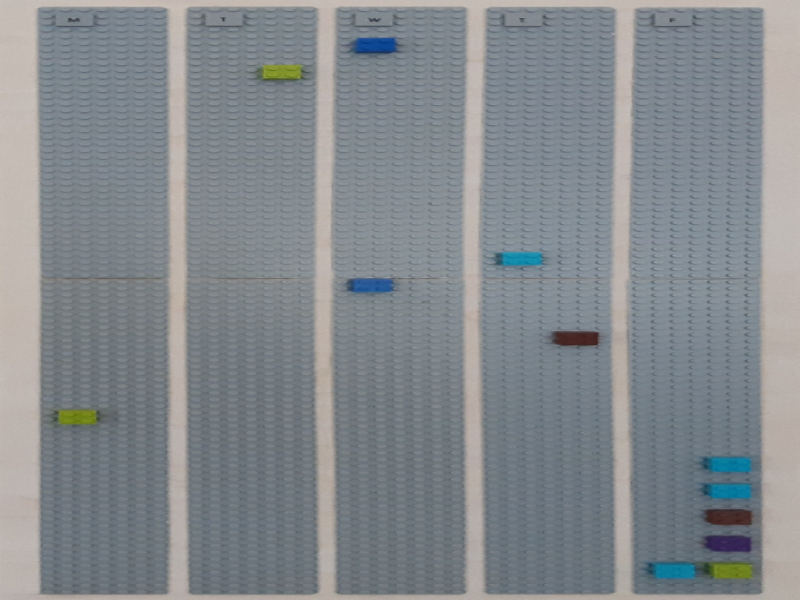
#> input picture Scanned/myImage1.jpg, 1599 x 1200 px (shown at 1/2 size)
$ python niceoutput.py
#> lines starting #> are read from the running program, lines starting #| are printed output that depends on the picture; after the words box and inside, x2 and y2 are one past the last pixel; in counts of white or black regions, pixels touching at a corner belong together
### utlis.py
##### Utlis ######
### from computer vision zone ####

import cv2
import numpy as np

#from colormath.color_objects import sRGBColor, LabColor
#from colormath.color_conversions import convert_color
#from colormath.color_diff import delta_e_cie2000

## TO STACK ALL THE IMAGES IN ONE WINDOW
# [35 lines left out: function stackImages, not called in this run]

# Reorder points for rectangles
def reorder(myPoints):

    myPoints = myPoints.reshape((4, 2))
    myPointsNew = np.zeros((4, 1, 2), dtype=np.int32)
    add = myPoints.sum(1)

    myPointsNew[0] = myPoints[np.argmin(add)]
    myPointsNew[3] = myPoints[np.argmax(add)]
    diff = np.diff(myPoints, axis=1)
    myPointsNew[1] = myPoints[np.argmin(diff)]
    myPointsNew[2] = myPoints[np.argmax(diff)]

    return myPointsNew

# Find largest contour
def biggestContour(contours):
    biggest = np.array([])
    max_area = 0
    for i in contours:
        area = cv2.contourArea(i)
        if area > 5000:
            peri = cv2.arcLength(i, True)
            approx = cv2.approxPolyDP(i, 0.02 * peri, True)
            if area > max_area and len(approx) == 4:
                biggest = approx
                max_area = area
    return biggest,max_area

def drawRectangle(img,biggest,thickness):
    cv2.line(img, (biggest[0][0][0], biggest[0][0][1]), (biggest[1][0][0], biggest[1][0][1]), (0, 255, 0), thickness)
    cv2.line(img, (biggest[0][0][0], biggest[0][0][1]), (biggest[2][0][0], biggest[2][0][1]), (0, 255, 0), thickness)
    cv2.line(img, (biggest[3][0][0], biggest[3][0][1]), (biggest[2][0][0], biggest[2][0][1]), (0, 255, 0), thickness)
    cv2.line(img, (biggest[3][0][0], biggest[3][0][1]), (biggest[1][0][0], biggest[1][0][1]), (0, 255, 0), thickness)

    return img

def nothing(x):
    pass

# [22 lines left out: functions initializeTrackbars, valTrackbars, colordifference, not called in this run]


### niceoutput.py
#### Code to warp an image
### from computervisionzone

import cv2
import numpy as np
from utils.colorutils import get_dominant_color
#from colorutils import Color
import utlis as utlis

###############################################################

pathImage = "Scanned/myImage1.jpg"
#cap = cv2.VideoCapture(0)
#cap.set(10,160)
heightImg = 1200
widthImg  = 1599
thres = 20,70
########################################################################

if 0 ==0:

    img = cv2.imread(pathImage)
#> img is the input picture: shape (1200, 1599, 3); mean B, G, R 141.7, 137.2, 131.7
    #img = cv2.resize(img, (widthImg, heightImg)) # RESIZE IMAGE
    imgBlank = np.zeros((heightImg,widthImg, 3), np.uint8) # CREATE A BLANK IMAGE FOR TESTING DEBUGING IF REQUIRED
    imgGray = cv2.cvtColor(img, cv2.COLOR_BGR2GRAY) # CONVERT IMAGE TO GRAY SCALE
    imgBlur = cv2.GaussianBlur(imgGray, (5, 5), 1) # ADD GAUSSIAN BLUR
    # thres=utlis.valTrackbars() # GET TRACK BAR VALUES FOR THRESHOLDS
    imgThreshold = cv2.Canny(imgBlur,thres[0],thres[1]) # APPLY CANNY BLUR
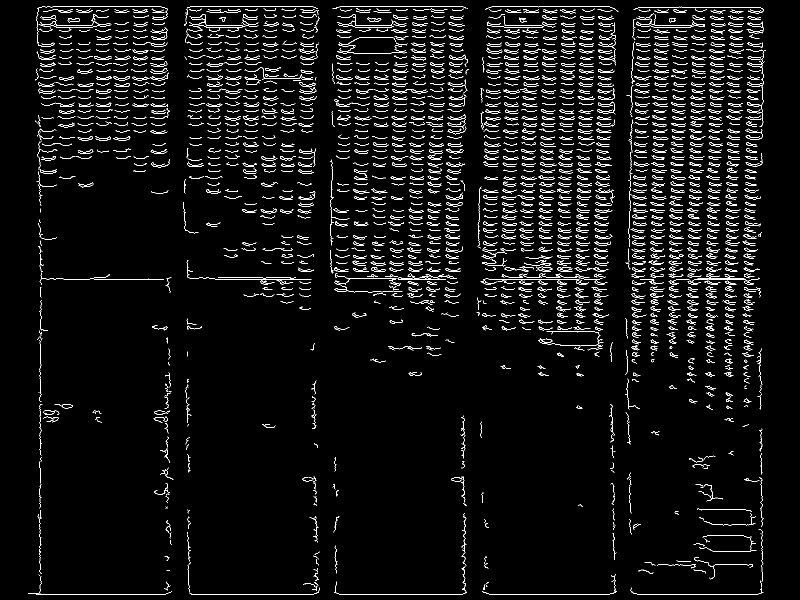
#> imgThreshold: shape (1200, 1599) (shown at 1/2 size); 4.4% white in thin lines or dots
    kernel = np.ones((5, 5))
    imgDial = cv2.dilate(imgThreshold, kernel, iterations=2) # APPLY DILATION
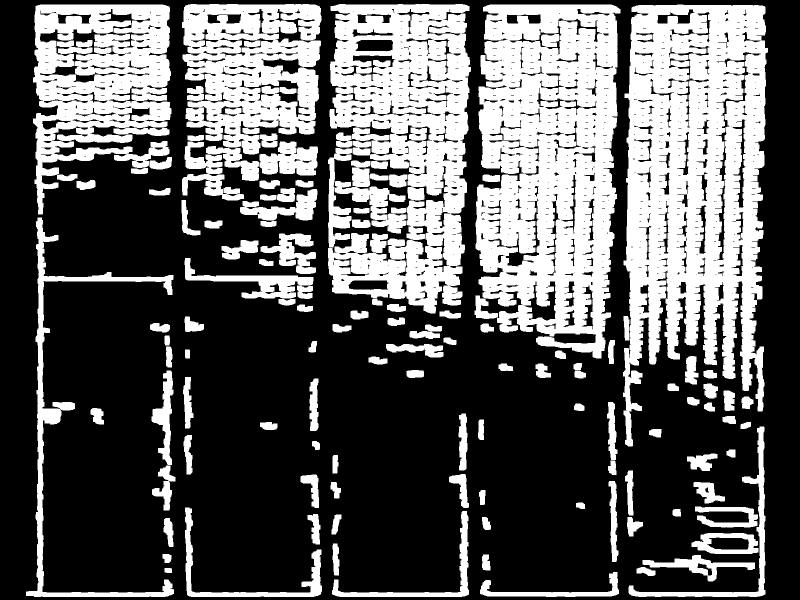
#> imgDial: shape (1200, 1599) (shown at 1/2 size); 37% white; 123 white regions, largest, box (x1, y1, x2, y2) and area: (1246, 9, 1536, 893) 167789, (949, 9, 1241, 717) 153878, (656, 8, 942, 627) 111565
    imgThreshold = cv2.erode(imgDial, kernel, iterations=1)  # APPLY EROSION
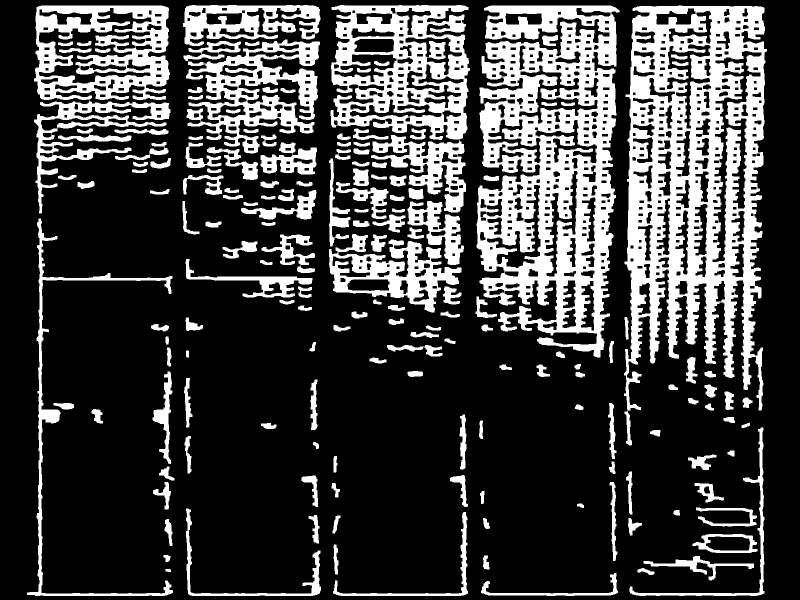
#> imgThreshold: shape (1200, 1599) (shown at 1/2 size); 25.9% white; 168 white regions

    ## FIND ALL COUNTOURS
    imgContours = img.copy() # COPY IMAGE FOR DISPLAY PURPOSES
    imgBigContour = img.copy() # COPY IMAGE FOR DISPLAY PURPOSES
    contours, hierarchy = cv2.findContours(imgThreshold, cv2.RETR_EXTERNAL, cv2.CHAIN_APPROX_SIMPLE) # FIND ALL CONTOURS
#> contours = 157 contours; largest, box (x1, y1, x2, y2) and area: (1248, 11, 1534, 891) 166950, (953, 11, 1239, 715) 149950, (661, 10, 940, 425) 72239, (68, 11, 341, 427) 58906, (372, 79, 640, 307) 28680
    cv2.drawContours(imgContours, contours, -1, (0, 255, 0), 10) # DRAW ALL DETECTED CONTOURS
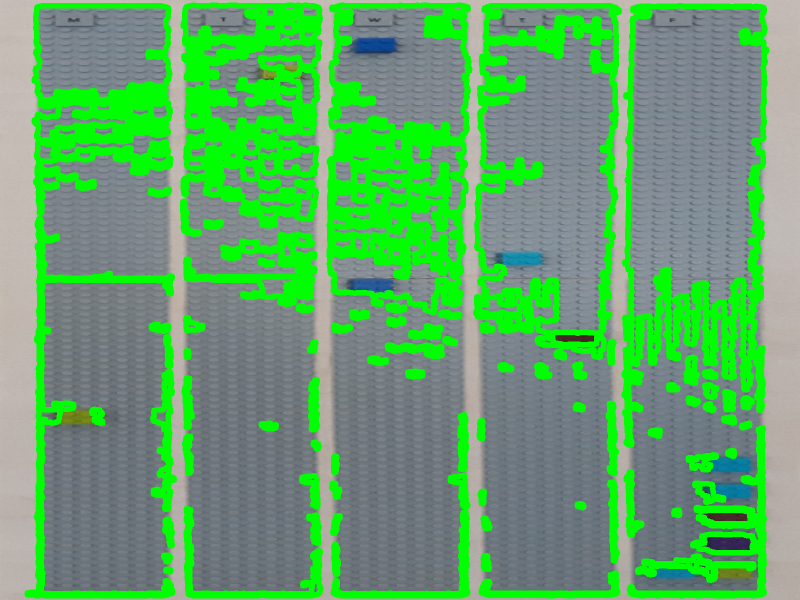
#> imgContours: shape (1200, 1599, 3) (shown at 1/2 size); mean B, G, R 106.2, 166.8, 98.5


    # FIND THE BIGGEST COUNTOUR
    biggest, maxArea = utlis.biggestContour(contours) # FIND THE BIGGEST CONTOUR
#> the loop in biggestContour, `for i in contours:` made 157 passes
#> (area, peri) on passes 92, 97, 102, 151, 153, 154, 155, 156, 157: (20119, 1701), (8416, 3057.6), (6180, 766.5), (28680.5, 3389.5), (166949.5, 6326.8), (149950.5, 5664.2), (58906, 4047), (72239, 3907.4), (13888, 1538.4)
#> area on passes 1 to 6: 1589.5, 45, 195, 1878, 226.5, 115
#> after the loop in biggestContour, `for i in contours:`: biggest = empty array; max_area = 0
#> biggest = empty array; maxArea = 0

    biggest = np.array([[[10, 48]],[[102, 48]],[[10, 82]],[[102, 82]]])
    if biggest.size != 0:
        biggest=utlis.reorder(biggest)
        cv2.drawContours(imgBigContour, biggest, -1, (0, 255, 0), 20) # DRAW THE BIGGEST CONTOUR
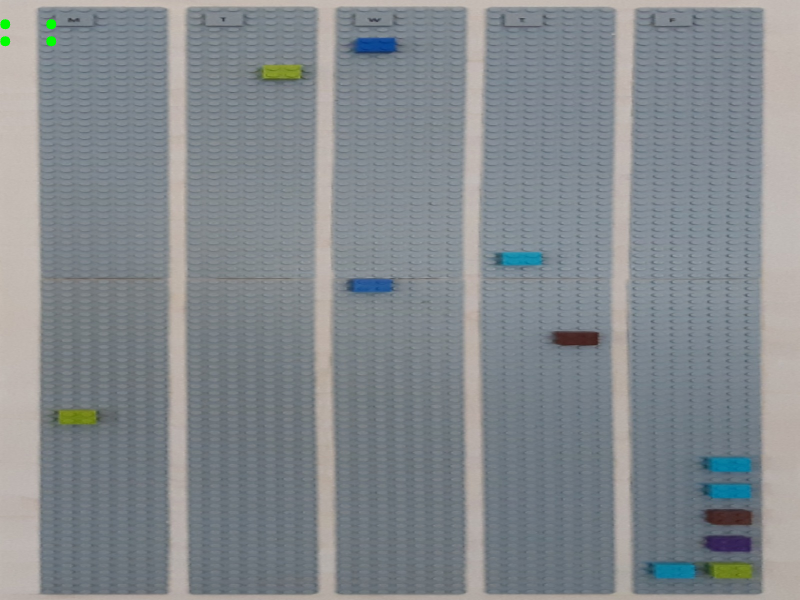
#> imgBigContour: shape (1200, 1599, 3) (shown at 1/2 size); 0.07% of pixels changed, all inside (x1, y1, x2, y2) = (0, 38, 113, 93)
        imgBigContour = utlis.drawRectangle(imgBigContour,biggest,2)
#> in drawRectangle, `cv2.line(img, (biggest[0][0][0], biggest[0][0][1]), (biggest[2][0][0],..`: img: shape (1200, 1599, 3); mean B, G, R 141.6, 137.3, 131.6
#> in drawRectangle, `cv2.line(img, (biggest[3][0][0], biggest[3][0][1]), (biggest[2][0][0],..`: img: shape (1200, 1599, 3); mean B, G, R 141.6, 137.3, 131.5
#> in drawRectangle, `cv2.line(img, (biggest[3][0][0], biggest[3][0][1]), (biggest[1][0][0],..`: img: shape (1200, 1599, 3); mean B, G, R 141.6, 137.3, 131.5
        pts1 = np.float32(biggest) # PREPARE POINTS FOR WARP
        pts2 = np.float32([[0, 0],[widthImg, 0], [0, heightImg],[widthImg, heightImg]]) # PREPARE POINTS FOR WARP
        matrix = cv2.getPerspectiveTransform(pts1, pts2)
        imgWarpColored = cv2.warpPerspective(img, matrix, (widthImg, heightImg))
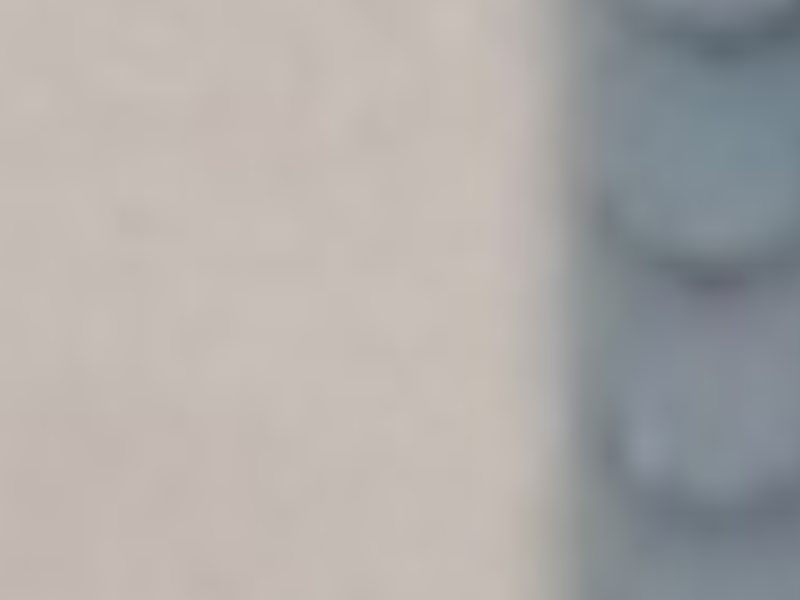
#> imgWarpColored: shape (1200, 1599, 3) (shown at 1/2 size); mean B, G, R 168.3, 170.7, 174.3

        #REMOVE 20 PIXELS FORM EACH SIDE
        imgWarpColored=imgWarpColored[20:imgWarpColored.shape[0] - 20, 20:imgWarpColored.shape[1] - 20]
#> imgWarpColored: shape (1160, 1559, 3)
        imgWarpColored = cv2.resize(imgWarpColored,(widthImg,heightImg))
#> imgWarpColored: shape (1200, 1599, 3)

        # APPLY ADAPTIVE THRESHOLD
        imgWarpGray = cv2.cvtColor(imgWarpColored,cv2.COLOR_BGR2GRAY)
        imgAdaptiveThre= cv2.adaptiveThreshold(imgWarpGray, 255, 1, 1, 7, 2)
#> imgAdaptiveThre: shape (1200, 1599); every value is 0
        imgAdaptiveThre = cv2.bitwise_not(imgAdaptiveThre)
#> imgAdaptiveThre: shape (1200, 1599); every value is 255
        imgAdaptiveThre=cv2.medianBlur(imgAdaptiveThre,3)

        # Image Array for Display
        imageArray = ([img,imgGray,imgThreshold,imgContours],
                      [imgBigContour,imgWarpColored, imgWarpGray,imgAdaptiveThre])

    else:
        imageArray = ([img,imgGray,imgThreshold,imgContours],
                      [imgBlank, imgBlank, imgBlank, imgBlank])

    xcoordinatecol1 = 10.0 / 1599.0 * widthImg
    blockwidth = 95.0 / 1599.0 * widthImg
    blockwidthsep = 30.0 / 1599.0 * widthImg
    blocksepcol = 109.0 / 1599.0 * widthImg
    ycoordinaterow1 = 47.5 / 1200.0 * heightImg
    blockheight = 35.0 / 1200.0 * heightImg
    blockheightsep = 24.0 / 1200.0 * heightImg

    blockrightone = np.array([[[blockwidthsep + blockwidth, 0]],[[blockwidthsep + blockwidth, 0]],[[blockwidthsep + blockwidth, 0]],[[blockwidthsep + blockwidth, 0]]])
    blockjumpcolumn = np.array([[[blockwidth + blocksepcol, 0]],[[blockwidth + blocksepcol, 0]],[[blockwidth + blocksepcol, 0]],[[blockwidth + blocksepcol, 0]]])
    blockdownone = np.array([[[0, blockheight + blockheightsep]],[[0, blockheight + blockheightsep]],[[0, blockheight + blockheightsep]],[[0, blockheight + blockheightsep]]])

    rowdownone = []
    for i in [1,2,3,4,5,6,7,8,9,10]:
        rowdownone.append(blockdownone)

    rowdownone = np.array(rowdownone)

    firstrowcoordinates = np.zeros(10)
    firstrowcoordinates = [blockdownone,blockdownone,blockdownone,blockdownone,blockdownone,blockdownone,blockdownone,blockdownone,blockdownone,blockdownone]
    for i in [0,2,4,6,8]:
        firstrowcoordinates[i] = [[[xcoordinatecol1, ycoordinaterow1]],[[xcoordinatecol1 + blockwidth, ycoordinaterow1]],[[xcoordinatecol1, ycoordinaterow1 + blockheight]],[[xcoordinatecol1 + blockwidth, ycoordinaterow1 + blockheight]]] + 0.5* i * blockrightone + 0.5 * i * blockjumpcolumn

    for i in [1,3,5,7,9]:
        firstrowcoordinates[i] = firstrowcoordinates[i-1] + blockrightone

    firstrowcoordinates = np.array(firstrowcoordinates)

    coordinategrid = []

    for i in range(0,20,1):
        coordinategrid.append(firstrowcoordinates + i * rowdownone)

    coordinategrid = np.round(np.array(coordinategrid)).astype(int)

    for i in range(0,20,1):
        for k in range(0,10,1):
            imgBigContour = utlis.drawRectangle(imgBigContour,np.array(coordinategrid[i][k]),2)
            biggest = np.array(coordinategrid[i][k])
            pts1 = np.float32(biggest) # PREPARE POINTS FOR WARP
            pts2 = np.float32([[0, 0],[widthImg, 0], [0, heightImg],[widthImg, heightImg]]) # PREPARE POINTS FOR WARP
            matrix = cv2.getPerspectiveTransform(pts1, pts2)
            imgWarpColored = cv2.warpPerspective(img, matrix, (widthImg, heightImg))
            imgWarpColored = imgWarpColored[20:imgWarpColored.shape[0] - 20, 20:imgWarpColored.shape[1] - 20]
            imgWarpColored = cv2.resize(imgWarpColored,(50,50))

            hsv_image = cv2.cvtColor(imgWarpColored, cv2.COLOR_BGR2HSV)

            # extract dominant color
            # (aka the centroid of the most popular k means cluster)
#> (the run stopped early here; a loop or call above may not have finished)

$ run again, with Scanned/myImage2.jpg copied over Scanned/myImage1.jpg
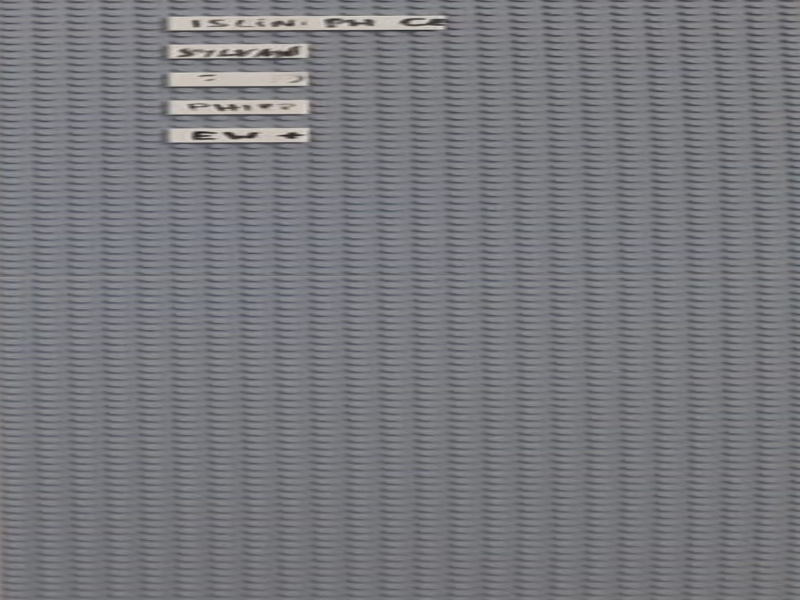
#> input picture Scanned/myImage2.jpg, 1599 x 1200 px (shown at 1/2 size)
#> img is the input picture: shape (1200, 1599, 3); mean B, G, R 125, 120.3, 119.8
#> imgDial: shape (1200, 1599); 90.5% white; 3269 black regions (2155 under 20 px), largest, box (x1, y1, x2, y2) and area: (0, 1055, 1599, 1200) 92557, (333, 149, 582, 168) 3500, (541, 998, 892, 1075) 2878
#> `imgThreshold = cv2.erode(imgDial, kernel, iterations=1)`:
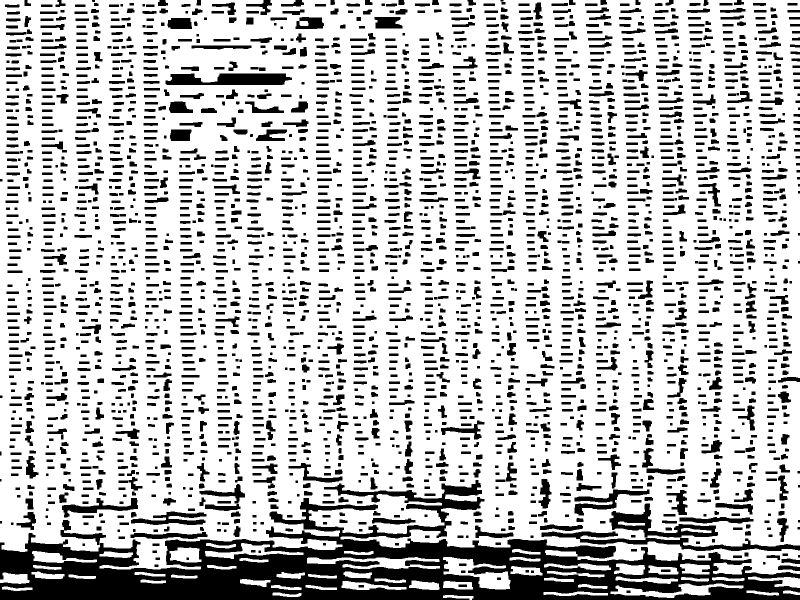
#> imgThreshold: shape (1200, 1599) (shown at 1/2 size); 75.8% white; 2980 black regions (10 under 20 px)
#> contours = 49 contours; largest, box (x1, y1, x2, y2) and area: (0, 0, 1599, 1149) 1729433, (886, 1114, 1021, 1179) 3900, (614, 1114, 880, 1138) 2823, (1221, 1167, 1487, 1196) 2717, (410, 1086, 607, 1118) 1900
#> imgContours: shape (1200, 1599, 3); 9.54% of pixels changed, all inside (x1, y1, x2, y2) = (0, 0, 1599, 1200)
#> the loop in biggestContour, `for i in contours:` made 49 passes
#> (area, peri) on pass 49: (1729433, 13098)
#> after the loop in biggestContour, `for i in contours:`: biggest = empty array; max_area = 0
#> `biggest, maxArea = utlis.biggestContour(contours)`: biggest = empty array; maxArea = 0
#> imgBigContour: shape (1200, 1599, 3); 0.07% of pixels changed, all inside (x1, y1, x2, y2) = (0, 38, 113, 93)
#> `imgWarpColored = cv2.warpPerspective(img, matrix, (widthImg, heightImg))`:
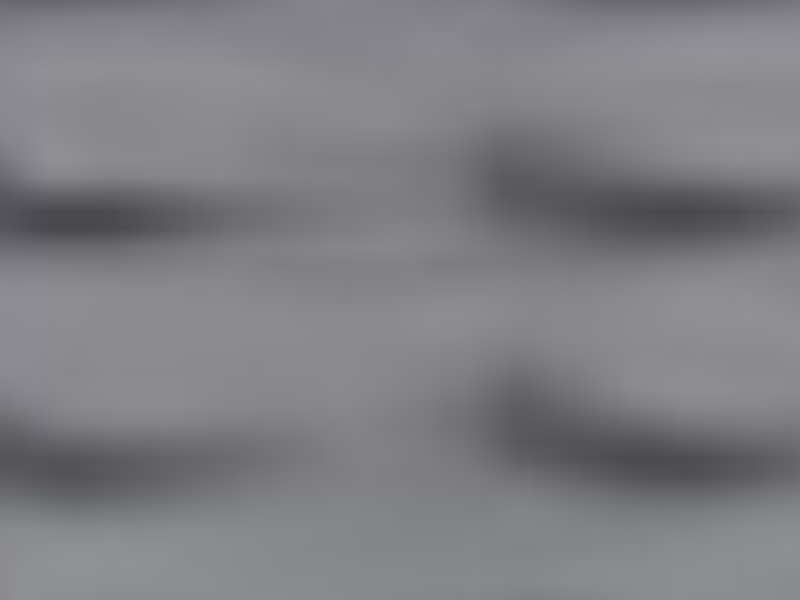
#> imgWarpColored: shape (1200, 1599, 3) (shown at 1/2 size); mean B, G, R 131.2, 126.3, 126.9
